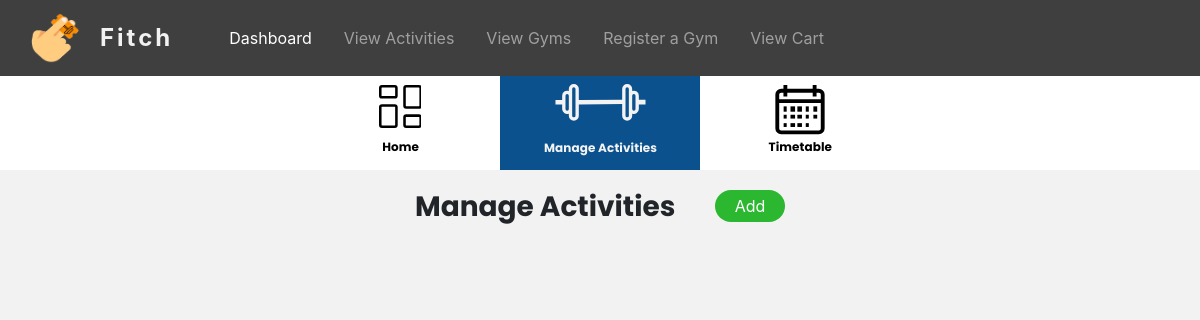
The page /Gym/manageActivities (signed in) on the database as committed earlier.
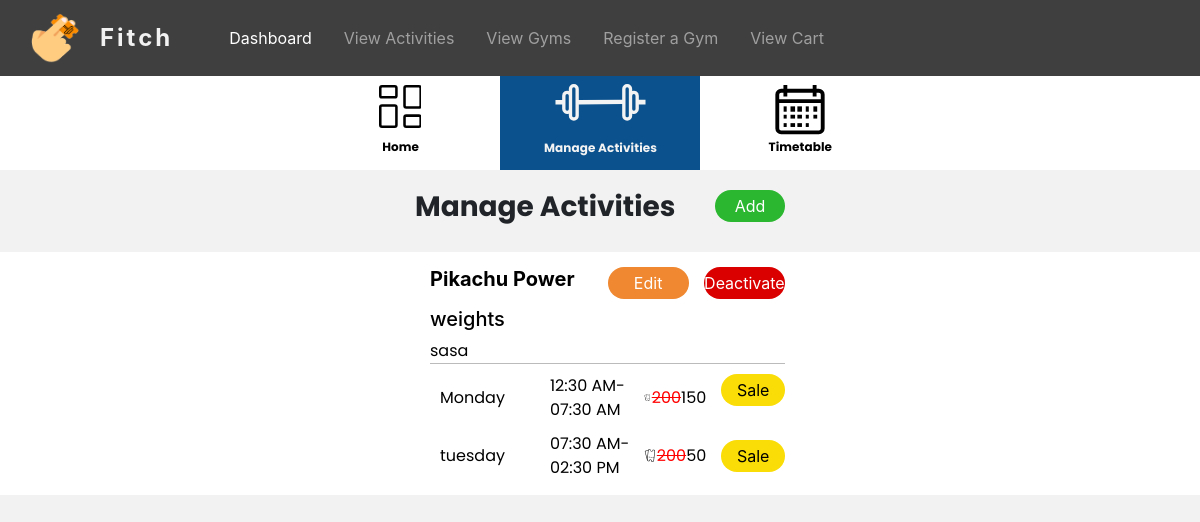
The same page on the database as committed later.
### tables this page shows
CREATE TABLE `gym_activity_timetable` (
  `id` int(11) NOT NULL,
  `activity_id` int(11) NOT NULL,
  `gym_id` int(11) NOT NULL,
  `day` varchar(255) NOT NULL,
  `time` varchar(255) NOT NULL,
  `sale_percentage` int(20) DEFAULT NULL
);

### app/libraries/Database.php (called while the page is built, shortened)
<?php
class Database
{
  private $host = DB_HOST;
  private $user = DB_USER;
  private $pass = DB_PASS;
  private $dbname = DB_NAME;
  private $dbh;
  private $stmt;
  public function __construct()
  {
    $dsn = 'mysql:host=' . $this->host . ';dbname=' . $this->dbname;
    $options = array(
      PDO::ATTR_PERSISTENT => true,
      PDO::ATTR_ERRMODE => PDO::ERRMODE_EXCEPTION
    );
    try {
      $this->dbh = new PDO($dsn, $this->user, $this->pass, $options);
    } catch (PDOException $e) {
      $this->error = $e->getMessage();
      echo $this->error;
    }
  }
  public function query($sql)
  {
    $this->stmt = $this->dbh->prepare($sql);
  }
  public function bind($param, $value, $type = null)
  {
    if (is_null($type)) {
      switch (true) {
        default:
          $type = PDO::PARAM_STR;
      }
    }
    $this->stmt->bindValue($param, $value, $type);
  }
  public function execute()
  {
    return $this->stmt->execute();
  }
  public function resultSet()
  {
    $this->execute();
    return $this->stmt->fetchAll(PDO::FETCH_OBJ);
  }
}

### app/models/GymModel.php (called while the page is built, shortened)
<?php
class GymModel
{
  private $db;
  public function __construct()
  {
    $this->db = new Database;
  }
  public function manageActivity($data)
  {
    $this->db->query('SELECT DISTINCT gym_activity.activity_name, gym_activity.description, gym_activity.category, gym_activity.status, gym_activity.credit, gym_activity_timetable.day,gym_activity_timetable.id as timetable_id, gym_activity_timetable.sale_percentage, gym_activity_timetable.time,gym_activity_timetable.activity_id FROM gym_activity INNER JOIN gym_information ON gym_information.gym_id=gym_activity.gym_id INNER JOIN gym_activity_timetable ON gym_activity_timetable.gym_id = gym_activity.gym_id WHERE gym_activity.gym_id=:gym_id');
    $this->db->bind(':gym_id', $data['gym_id']);
    $row = $this->db->resultSet();
    if ($this->db->rowCount() > 0) {
      return $row;
    }
  }
}

### app/libraries/Core.php (called while the page is built, shortened)
<?php
class Core
{
  protected $currentMethod = 'index';
  public function __construct()
  {
    $url = $this->getUrl();
    if (file_exists('../app/controllers/' . ucwords($url[0]) . '.php')) {
      unset($url[0]);
    }
    $this->currentController = new $this->currentController;
    if (isset($url[1])) {
      if (method_exists($this->currentController, $url[1])) {
        $this->currentMethod = $url[1];
        unset($url[1]);
      }
    }
    $this->params = $url ? array_values($url) : [];
    call_user_func_array([$this->currentController, $this->currentMethod], $this->params);
  }
  public function getUrl()
  {
    if (isset($_GET['url'])) {
      $url = rtrim($_GET['url'], '/');
      $url = filter_var($url, FILTER_SANITIZE_URL);
      $url = explode('/', $url);
      return $url;
    }
  }
}

### public/index.php (called while the page is built, shortened)
<?php
  $init = new Core;

### app/views/Gym/manageactivities.php (the view, shortened to what the changed rows need)
<div class="container-fluid">
    <?php
    if (!empty($data['gym_activity'])) {
        $flag = true;
        $current = NULL;
        $count = 0;
        $sale_credit_1 = NULL;
        foreach ($data['gym_activity'] as $single) {
            if ($current == $single->activity_id) {
                $flag = false;
                $count++;
                echo '
                    <div class="row" style="margin-top:10px; padding-left:10px;">
                        <div class="col-4 align-self-center" style="padding-right:0px;">
                            <p style="font-size:16px; margin-bottom:0px">' . $single->day . '</p>
                        </div>
                        <div class="col-3 align-self-center" style="padding:0px;">
                            <p style="font-size:16px; margin-bottom:0px">' . $single->time . '</p>
                        </div>
                        <div class="col-2 text-right align-self-center" style="padding:0px;">
                            <div style="display:flex; flex-direction:row; align-items:center; justify-content: flex-end;">
                                <p style="font-size:16px; margin-bottom:0px; margin-left:2px;">'; if($single->sale_percentage != NULL){
                                    $sale_credit_1 = $single->credit - ($single->sale_percentage / 100 * $single->credit);
                                } if($sale_credit_1 != NULL) { echo "<del style='color:red'>".$single->credit. "</del>".$sale_credit_1; } else { echo $single->credit; } echo '</p>
                            </div>
                        </div>
                        <div class="col-3 text-right align-self-center">
                        <button class="myactivity-sale-btn" onclick="unhideDiscount(' . $count . ')">Sale</button>
                        </div>
                        <div class="col text-left" style="display:none;" id="discount' . $count . '">
                        <a href="' . URLROOT . '/Gym/applySales/10/' . $single->timetable_id . '" style="text-decoration:none;"> <button class="myactivity-discount-btn">-10%</button></a>
                        <a href="' . URLROOT . '/Gym/applySales/25/' . $single->timetable_id . '" style="text-decoration:none;"> <button class="myactivity-discount-btn">-25%</button></a>
                        <a href="' . URLROOT . '/Gym/applySales/50/' . $single->timetable_id . '" style="text-decoration:none;"> <button class="myactivity-discount-btn">-50%</button></a>
                        <a href="' . URLROOT . '/Gym/applySales/75/' . $single->timetable_id . '" style="text-decoration:none;"> <button class="myactivity-discount-btn">-75%</button></a>
                            <div class="line-separator" style="margin-top:10px;"></div>
                        </div>
                    </div>';
            } else {
                $flag = true;
                $sale_credit_2 = NULL;
                $count++;
                echo '</div>';
            }
            if ($flag == true) {
                $current = $single->activity_id;
                echo '
                    <div class="d-flex justify-content-center" style="margin-top:20px;  background-color: white;">
                    <div class="col-sm-12 col-lg-4" style="padding-right:0px;">
                    <div class="card-container">
                        <div class="row">
                            <div class="col-6 text-left" style="padding-right: 0px;">
                                <span style="text-transform: capitalize;"><h5><b>' . $single->activity_name . '</b></h5></span>
                            </div>
                            <div class="col-3 text-left pl-0">
                                <a style="text-decoration:none" href=""> <button class="myactivity-edit-btn">Edit</button></a>
                            </div>
                            <div class="col-3 text-right pl-0">
                            <form method = "post" action = "' . URLROOT . '/Gym/editActivity/activate">
                            <input type = "hidden" value = "' . $current . '" name = "activity_id">';
                if ($single->status == 0) {
                    echo '<input type = "hidden" id = "status" value = "true" name = "status"> ';
                    echo '<button type="submit" id = "activateBtn" class="myactivity-activate-btn mb-2" >Activate</button>';
                } else {
                    echo '<button type="submit" id = "activateBtn" class="myactivity-deactivate-btn mb-2" >Deactivate</button>';
                }
                echo '</form>';
                echo '
                    </div>
                      </div>
                            <div class="row">
                                <div class="col-12">
                                    <h5>' . $single->category . '</h5>
                                </div>
                            </div>
                            <div class="row">
                                <div class="col-12">
                                    <p class="m-0">' . $single->description . '</p>
                                </div>
                            </div>
                        <div class="row">
                            <div class="col text-left">
                                <div class="line-separator"></div>
                            </div>
                        </div>
                        <div class="row" style="margin-top:10px; padding-left:10px;">
                            <div class="col-4 align-self-center" style="padding-right:0px;">
                                <p style="font-size:16px; margin-bottom:0px; text-transform: capitalize;">' . $single->day . '</p>
                            </div>
                            <div class="col-3 align-self-center" style="padding:0px;">
                                <p style="font-size:16px; margin-bottom:0px;">' . $single->time . '</p>
                            </div>
                            <div class="col-2 text-right align-self-center" style="padding:0px;">
                                <div style="display:flex; flex-direction:row; align-items:center; justify-content: flex-end;">
                                    <p style="font-size:16px; margin-bottom:0px; margin-left:2px;">'; if($single->sale_percentage != NULL){
                                        $sale_credit_2 = $single->credit - ($single->sale_percentage / 100 * $single->credit);
                                    } if($sale_credit_2 != NULL) { echo "<del style='color:red'>".$single->credit. "</del>".$sale_credit_2; } else { echo $single->credit; } echo '</p>
                                </div>
                            </div>
                            <div class="col-3 text-right ali gn-self-center">
                         <button class="myactivity-sale-btn" type="button" onclick="unhideDiscount(' . $count . ')">Sale</button>
                            </div>
                            <div class="col text-left" id="discount' . $count . '" style="display:none;">
                                <a href="' . URLROOT . '/Gym/applySales/10/' . $single->timetable_id . '" style="text-decoration:none;"> <button class="myactivity-discount-btn">-10% </button></a>
                                <a href="' . URLROOT . '/Gym/applySales/25/' . $single->timetable_id . '" style="text-decoration:none;"> <button class="myactivity-discount-btn">-25%</button></a>
                                <a href="' . URLROOT . '/Gym/applySales/50/' . $single->timetable_id . '" style="text-decoration:none;"> <button class="myactivity-discount-btn">-50%</button></a>
                                <a href="' . URLROOT . '/Gym/applySales/75/' . $single->timetable_id . '" style="text-decoration:none;"> <button class="myactivity-discount-btn">-75%</button></a>
                                <div class="line-separator" style="margin-top:10px;"></div>
                            </div>
                        </div>
                    ';
            }
        }
    }
    ?>
</div>
</div>
</div>

Rows that differ between the two databases and show on the page:
added gym_activity_timetable: activity_name "Pikachu Power", shows "Deactivate", category "weights", description "sasa", day "Monday", time "12:30 AM-07:30 AM", credit "200", sale_credit_2 "150"
added gym_activity_timetable: day "tuesday", time "07:30 AM-02:30 PM", credit "200", sale_credit_1 "50"
